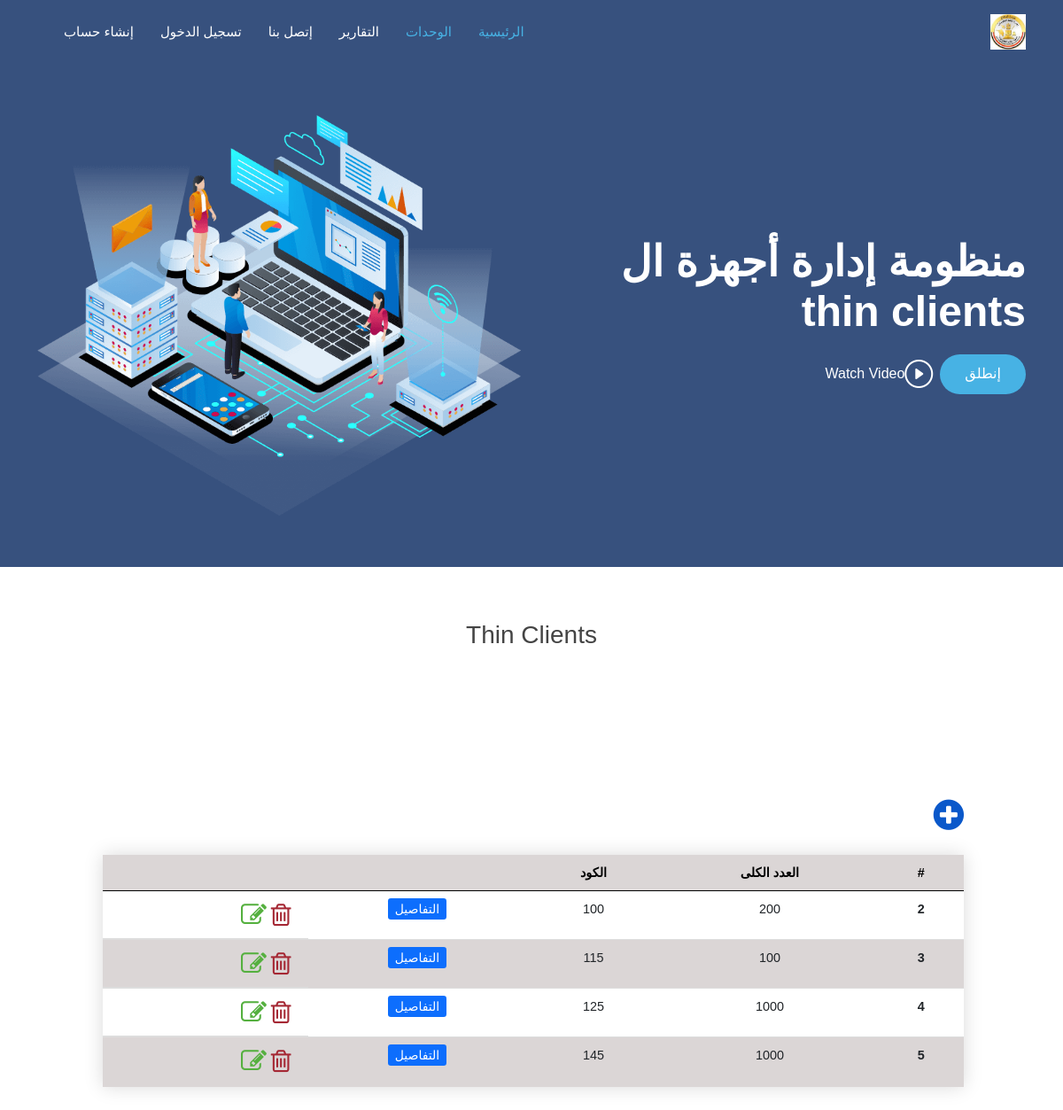
The app's page /devices/codeTotal, older data.
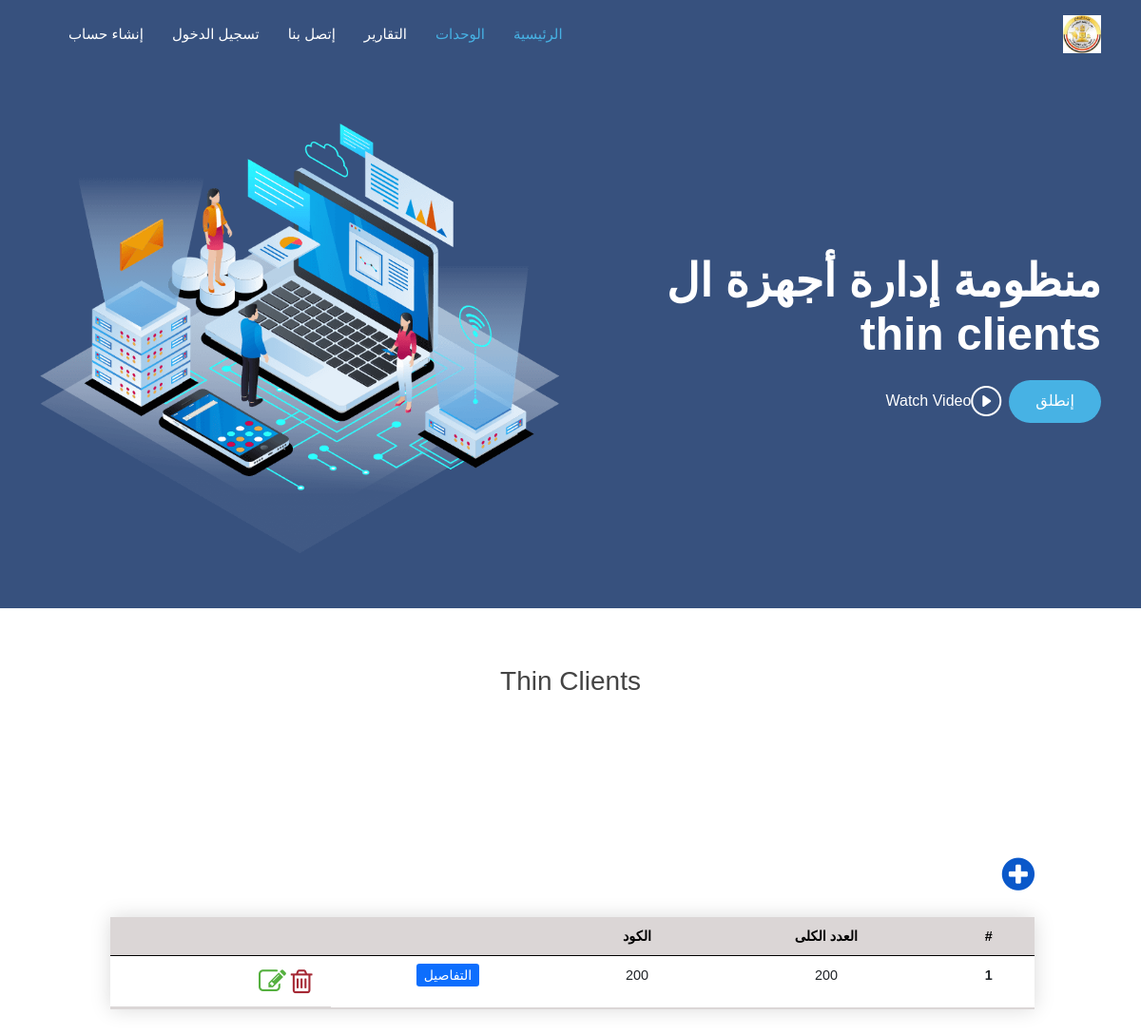
The same page, newer data.
### devices/models.py (models this page shows, shortened)
class ThinCodeTotal(models.Model):
    code = models.ForeignKey(ThinCodeName, on_delete=models.CASCADE)
    total = models.IntegerField(null=True, blank=True)

class ThinCodeName(models.Model):
    NAME_CHOICES = (
        ('إدارة المشاة', 'إدارة المشاة'),
        ('إدارة المدرعات', 'إدارة المدرعات'),
        ('إدارة المدفعية', 'إدارة المدفعية'),
        ('إدارة المركبات', 'إدارة المركبات'),
        ('إدارة الشرطة العسكرية', 'إدارة الشرطة العسكرية'),
        ('إدارة الشؤون المعنوية', 'إدارة الشؤون المعنوية'),
        ('جهاز الرياضة العسكري', 'جهاز الرياضة العسكري'),
        ('هيئة التدريب للقوات المسلحة', 'هيئة التدريب للقوات المسلحة'),
        ('هيئة التفتيش للقوات المسلحة', 'هيئة التفتيش للقوات المسلحة'),
        ('إدارة الأسلحة والذخيرة', 'إدارة الأسلحة والذخيرة'),
        ('إدارة البحوث الفنية والتطوير', 'إدارة البحوث الفنية والتطوير'),
        ('مركز التنمية البشرية والعلوم السلوكية', 'مركز التنمية البشرية والعلوم السلوكية'),
        ('إدارة نوادي وفاندق ضباط ق.م', 'إدارة نوادي وفاندق ضباط ق.م'),
        (' جهاز مشروعات الخدمة الوطنية', 'جهاز مشروعات الخدمة الوطنية'),
        ('هيئة القضاء العسكري', 'هيئة القضاء العسكري'),
        ('إدارة المدعي العام', 'إدارة المدعي العام'),
        ('إدارة المحاكم العسكرية', 'إدارة المحاكم العسكرية'),
        ('إدارة الحرب الكيمائية', 'إدارة الحرب الكيمائية'),
        ('إدارة المتاحف العسكرية', 'إدارة المتاحف العسكرية'),
        ('قيادة قوات حرس الحدود', 'قيادة قوات حرس الحدود'),
        ('قيادة قوات الدفاع الشعبي والعسكري', 'قيادة قوات الدفاع الشعبي والعسكري'),
        ('إدارة الموسيقات العسكرية', 'إدارة الموسيقات العسكرية'),
        ('دار المحفوظات المركزية', 'دار المحفوظات المركزية'),
        ('المركز الرئيسية للتنبؤات الجوية', 'المركز الرئيسية للتنبؤات الجوية'),
        ('جهاز مراقبة وضمان الجودة/هيئة التسليح ق.م', 'جهاز مراقبة وضمان الجودة/هيئة التسليح ق.م'),
        (' إدارة التعليم والتدريب المهني', 'إدارة التعليم والتدريب المهني'),
        ('قيادة القوات الجوية', 'قيادة القوات الجوية'),
        ('المركز الإعلامي العسكري', 'المركز الإعلامي العسكري'),
        ('مركز تطوير وصيانة معدات النظم الألية', 'مركز تطوير وصيانة معدات النظم الألية'),
        ('مركز تدريب الية القيادة والسيطرة', 'مركز تدريب الية القيادة والسيطرة'),
        ('المنظومة تحرير', 'المنظومة تحرير'),
        ('إدارة المحفوظات المركزية', 'إدارة المحفوظات المركزية'),
        ('إدارة المياه', 'إدارة المياه'),
        ('إدارة الإشارة', 'إدارة الإشارة'),
        ('CCTV ', 'CCTV'),
        ('دفاع جوي', 'دفاع جوي'),
        ('جهاز تنمية الموارد المالية', 'جهاز تنمية الموارد المالية'),
        ('مؤسسة صندوق الجلاء للقوات المسلحة', 'مؤسسة صندوق الجلاء للقوات المسلحة'),
        ('صندوق التأميني التكميلي', 'صندوق التأميني التكميلي'),
        ('مؤسسة القروض', 'مؤسسة القروض'),
        ('صندوق التأمين الخاص', 'صندوق التأمين الخاص'),
        ('صندوق إسكان أفراد القوات المسلحة', 'صندوق إسكان أفراد القوات المسلحة'),
        ('هيئة الشؤون المالية للقوات المسلحة', 'هيئة الشؤون المالية للقوات المسلحة'),
        ('إدارة التفتيش والمحاسبات', 'إدارة التفتيش والمحاسبات'),
        ('إدارة الميزانية', 'إدارة الميزانية'),
        ('إدارة العلاقات العامة والتمويل الخارجي', 'إدارة العلاقات العامة والتمويل الخارجي'),
        ('الإدارة المركزية للمحاسبات', 'الإدارة المركزية للمحاسبات'),
        ('إدارة التأمين والمعاشات', 'إدارة التأمين والمعاشات'),
        ('هيئة التنظيم والإدارة للقوات المسلحة', 'هيئة التنظيم والإدارة للقوات المسلحة'),
        ('إدارة التجنيد والتعبئة', 'إدارة التجنيد والتعبئة'),
        ('إدارة السجلات العسكرية', 'إدارة السجلات العسكرية'),
        ('فرع الإنتقاء والتوجيه', 'فرع الإنتقاء والتوجي'),
        ('إدارة شؤون العاملين المدنيين', 'إدارة شؤون العاملين المدنيين'),
    )
    name = models.CharField(max_length=255, null=True, blank=True, choices=NAME_CHOICES, unique=True)
    code = models.IntegerField(blank=True, null=True)

### devices/views.py (the view)
# urls.py: path('codeTotal', views.all_codetotal, name='code-total'),
def all_codetotal(request):
    units = ThinCodeTotal.objects.all()
    names = [x for x in ThinCodeName.NAME_CHOICES if x in units.values_list('code__name', flat=True)]
    context = {"units": units, "unit_names": names}
    return render(request, 'devices/code_total.html', context)

### devices/templates/devices/code_total.html (shortened to what this page needs)
{% extends 'main.html' %}
{% load static %}
{% block body %}
    <main id="main">
    <section>
        <div class="section-title">
            <h3>Thin Clients</h3>
        </div>
                <div id="get-started" class="padd-section text-center" style="width: 90%;margin: 8rem 7rem;">
            <div style="display:flex; flex-direction:row;">
                <i data-bs-toggle="modal" data-bs-target="#createModal" class="fa fa-plus-circle" aria-hidden="true"
                   style="color:#0a58ca;display:flex; order: 1; font-size: 40px;"></i>
            </div>
            <table class="table styled-table" style="width: 90%;">
                <thead>
                <tr>
                    <th scope="col">#</th>
                    <th scope="col">العدد الكلى</th>
                                        <th scope="col">الكود</th>
                                     <th scope="col"></th>
                    <th scope="col"></th>
                </tr>
                </thead>
                <tbody>
                {% for unit in units %}
                    <tr>
                        <th scope="row">{{ unit.pk }}</th>
                        <td>{{ unit.total }}</td>
                        <td>{{ unit.code.code }}</td>
<td> <a class="btn-sm btn-primary" href="{% url 'unit-detail-code' unit.code.pk %}">التفاصيل</a></td>
                        <td style="display:flex; flex-direction:row;"><i data-bs-toggle="modal"
                                                                         data-bs-target="#deleteModal"
                                                                         id="{{ unit.pk }}"
                                                                         style="color:#a52834; font-size:29px; margin-inline: 0.3rem;"
                                                                         class="fa fa-trash-o sara_delete"
                                                                         aria-hidden="true"></i>
                            <i data-bs-toggle="modal" data-bs-target="#updateModal"
                               style="color:#55b03f; font-size:29px;" id="{{ unit.pk }}"
                               class="fa fa-pencil-square-o sara_edit" aria-hidden="true"></i>
                        </td>
                    </tr>
                {% endfor %}
                </tbody>
            </table>
        </div>
    </section>
    </main>
{% endblock body %}

Row changes from the older to the newer data that the page shows:
removed ThinCodeTotal: pk "2", total "200", code.code "100"
removed ThinCodeTotal: pk "3", total "100", code.code "115"
removed ThinCodeTotal: pk "4", total "1000", code.code "125"
removed ThinCodeTotal: pk "5", total "1000", code.code "145"
added ThinCodeTotal: pk "1", total "200", code.code "200"
